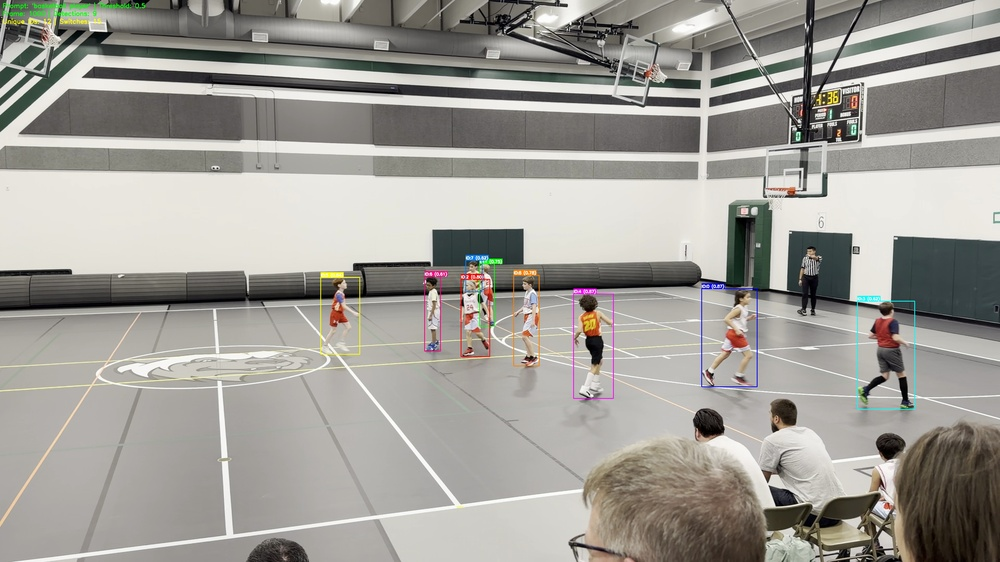
#> input picture backend/sam3_extended_test/basketball_player_t0.5_s1/frame_001000.jpg, 1000 x 562 px, shrunk from 3840 x 2160 before the run
$ python -i court_detector.py   (imports and definitions only)
#> lines starting #> are read from the running program, lines starting #| are printed output that depends on the picture; after the words box and inside, x2 and y2 are one past the last pixel; in counts of white or black regions, pixels touching at a corner belong together
#> further down, picture is the input picture: shape (562, 1000, 3); mean B, G, R 150.8, 156.7, 159.1
"""Basketball court detection using computer vision.

Detects court boundaries using line detection (Hough transform) and edge detection
to create a mask for filtering out-of-court detections (like audience members).
"""

import cv2
import numpy as np
from typing import Any


class CourtDetector:
    """Detects basketball court boundaries in video frames.

    Uses edge detection and Hough line transform to identify court lines,
    then creates a polygon mask of the playing area.
    """

    def __init__(
        self,
        edge_threshold1: int = 50,
        edge_threshold2: int = 150,
        line_threshold: int = 100,
        min_line_length: int = 100,
        max_line_gap: int = 10,
    ) -> None:
        """Initialize the court detector.

        Args:
            edge_threshold1: First threshold for Canny edge detector.
            edge_threshold2: Second threshold for Canny edge detector.
            line_threshold: Accumulator threshold for Hough line detection.
            min_line_length: Minimum line length for Hough lines.
            max_line_gap: Maximum gap between line segments.
        """
        self._edge_threshold1 = edge_threshold1
        self._edge_threshold2 = edge_threshold2
        self._line_threshold = line_threshold
        self._min_line_length = min_line_length
        self._max_line_gap = max_line_gap
        self._last_mask: np.ndarray | None = None

    def detect_court_mask(self, frame: Any) -> np.ndarray:
        """Detect court boundaries and create a binary mask.

        Args:
            frame: Input frame as numpy array (HxWxC, BGR format from OpenCV).

        Returns:
            Binary mask where court area is 255, rest is 0 (HxW).
        """
        if not isinstance(frame, np.ndarray):
            raise ValueError("Frame must be a numpy array")

        height, width = frame.shape[:2]
#> height = 562; width = 1000

        # Convert to grayscale
        gray = cv2.cvtColor(frame, cv2.COLOR_BGR2GRAY)
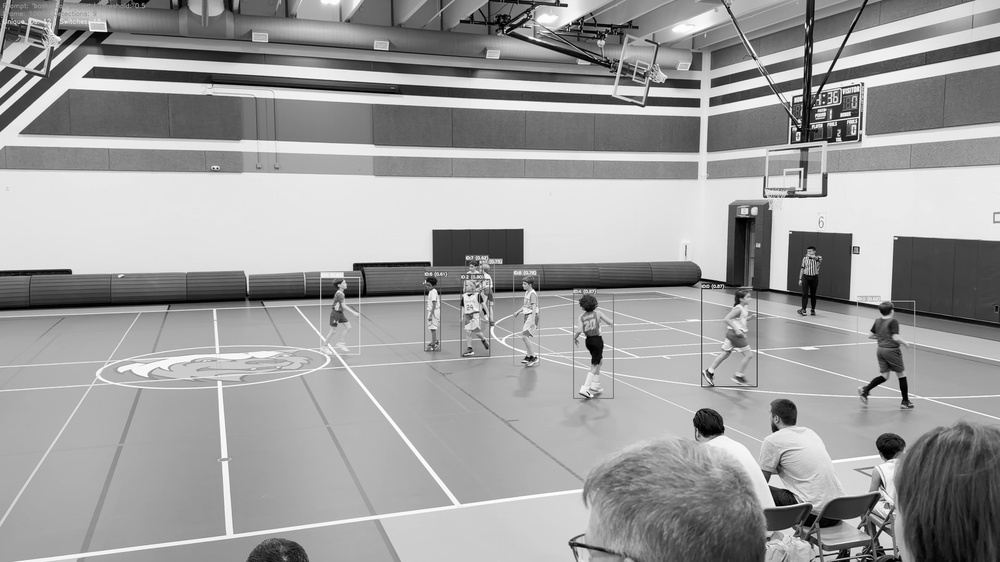
#> gray: shape (562, 1000); min 0, max 255, mean 156.8

        # Apply Gaussian blur to reduce noise
        blurred = cv2.GaussianBlur(gray, (5, 5), 0)

        # Edge detection
        edges = cv2.Canny(blurred, self._edge_threshold1, self._edge_threshold2)
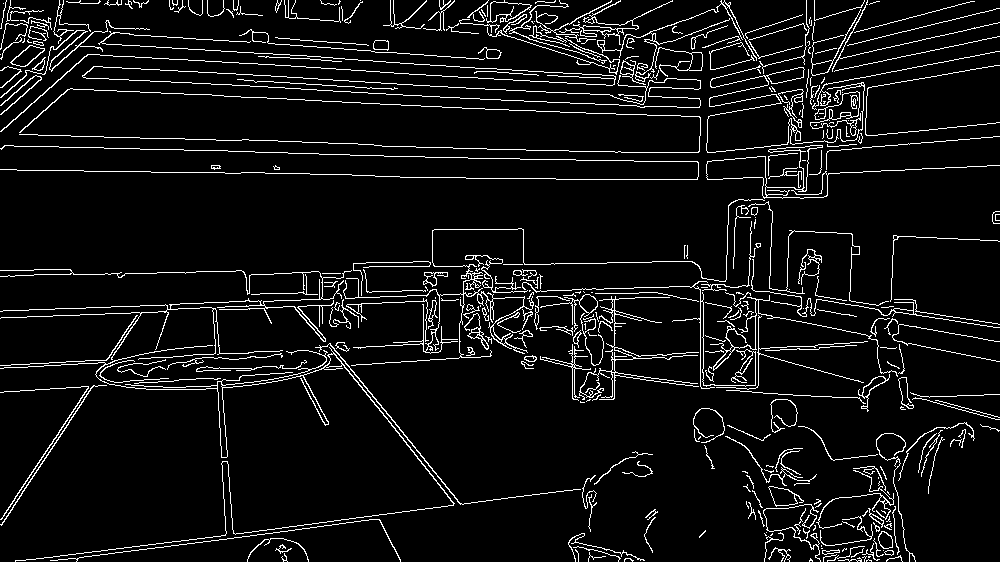
#> edges: shape (562, 1000); 6.7% white in thin lines or dots

        # Detect lines using Hough transform
        lines = cv2.HoughLinesP(
            edges,
            rho=1,
            theta=np.pi / 180,
            threshold=self._line_threshold,
            minLineLength=self._min_line_length,
            maxLineGap=self._max_line_gap,
        )
#> lines = 68 rows, first 6: [237, 301, 649, 287], [87, 171, 200, 172], [181, 82, 402, 94], [0, 365, 121, 359], [425, 64, 567, 73], [275, 44, 483, 59]

        if lines is None or len(lines) == 0:
            # No court detected - use fallback mask
            return self._get_fallback_mask(height, width)

        # Find court boundary by analyzing line positions
        # Basketball courts typically have strong horizontal and vertical lines
        boundary_points = self._extract_court_boundary(lines, width, height)

        if boundary_points is None:
            # Couldn't determine court - use fallback mask
            return self._get_fallback_mask(height, width)

        # Create mask from boundary polygon
        mask = np.zeros((height, width), dtype=np.uint8)
        cv2.fillPoly(mask, [boundary_points], 255)

        # Cache successful detection for future fallback
        self._last_mask = mask.copy()

        return mask

    def _extract_court_boundary(
        self, lines: np.ndarray, width: int, height: int
    ) -> np.ndarray | None:
        """Extract court boundary polygon from detected lines.

        Args:
            lines: Detected lines from Hough transform [(x1, y1, x2, y2), ...].
            width: Frame width.
            height: Frame height.

        Returns:
            Array of boundary points [(x, y), ...] or None if can't determine.
        """
#> called with lines = array of shape (68, 1, 4), width = 1000, height = 562
        # Separate horizontal and vertical lines
        horizontal_lines = []
        vertical_lines = []

        for line in lines:
            x1, y1, x2, y2 = line[0]
            angle = abs(np.arctan2(y2 - y1, x2 - x1) * 180 / np.pi)

            # Lines close to horizontal (0 or 180 degrees)
            if angle < 20 or angle > 160:
                horizontal_lines.append((x1, y1, x2, y2))
            # Lines close to vertical (90 degrees)
            elif 70 < angle < 110:
                vertical_lines.append((x1, y1, x2, y2))
#> this loop made 68 passes
#> (x1, y1, x2, y2, angle) on passes 1 to 12: (237, 301, 649, 287, 1.95), (87, 171, 200, 172, 0.507), (181, 82, 402, 94, 3.11), (0, 365, 121, 359, 2.84), (425, 64, 567, 73, 3.63), (275, 44, 483, 59, 4.12), (287, 99, 389, 104, 2.81), (1, 317, 166, 311, 2.08), (425, 157, 707, 162, 1.02), (270, 64, 498, 79, 3.76), (503, 264, 692, 261, 0.909), (496, 89, 645, 96, 2.69)
#> after the loop, horizontal_lines = 60 items, first 6: (237, 301, 649, 287), (87, 171, 200, 172), (181, 82, 402, 94), (0, 365, 121, 359), (425, 64, 567, 73), (275, 44, 483, 59); vertical_lines = [(700, 386, 700, 268), (216, 358, 226, 539), (221, 382, 232, 529)]

        if len(horizontal_lines) < 2 or len(vertical_lines) < 2:
            # Not enough lines to determine court
            return None

        # Find extreme positions
        # Top line: minimum y among horizontal lines
        # Bottom line: maximum y among horizontal lines
        # Left line: minimum x among vertical lines
        # Right line: maximum x among vertical lines

        h_y_coords = [min(y1, y2) for x1, y1, x2, y2 in horizontal_lines]
#> h_y_coords = 60 values, max 525 at index 19, min 1 at index 35, mean 180.5
        h_y_coords.extend([max(y1, y2) for x1, y1, x2, y2 in horizontal_lines])

        v_x_coords = [min(x1, x2) for x1, y1, x2, y2 in vertical_lines]
#> v_x_coords = [700, 216, 221]
        v_x_coords.extend([max(x1, x2) for x1, y1, x2, y2 in vertical_lines])

        # Use percentiles to be robust against outliers
        top = int(np.percentile(h_y_coords, 10))  # 10th percentile
#> top = 36
        bottom = int(np.percentile(h_y_coords, 90))  # 90th percentile
#> bottom = 384
        left = int(np.percentile(v_x_coords, 10))
#> left = 218
        right = int(np.percentile(v_x_coords, 90))
#> right = 700

        # Add margin to be more inclusive (capture full court)
        margin = 20
        top = max(0, top - margin)
#> top = 16
        bottom = min(height, bottom + margin)
#> bottom = 404
        left = max(0, left - margin)
#> left = 198
        right = min(width, right + margin)
#> right = 720

        # Create rectangular boundary
        boundary = np.array(
            [
                [left, top],
                [right, top],
                [right, bottom],
                [left, bottom],
            ],
            dtype=np.int32,
        )
#> boundary = [[198, 16], [720, 16], [720, 404], [198, 404]]

        return boundary

    # [108 lines left out: functions _conservative_fallback_mask, _get_fallback_mask, is_point_in_court, is_bbox_in_court, not called in this run]

>>> import cv2
>>> picture = cv2.imread('../../sam3_extended_test/basketball_player_t0.5_s1/frame_001000.jpg')
>>> result = CourtDetector().detect_court_mask(picture)
#> in detect_court_mask, `cv2.fillPoly(mask, [boundary_points], 255)`:
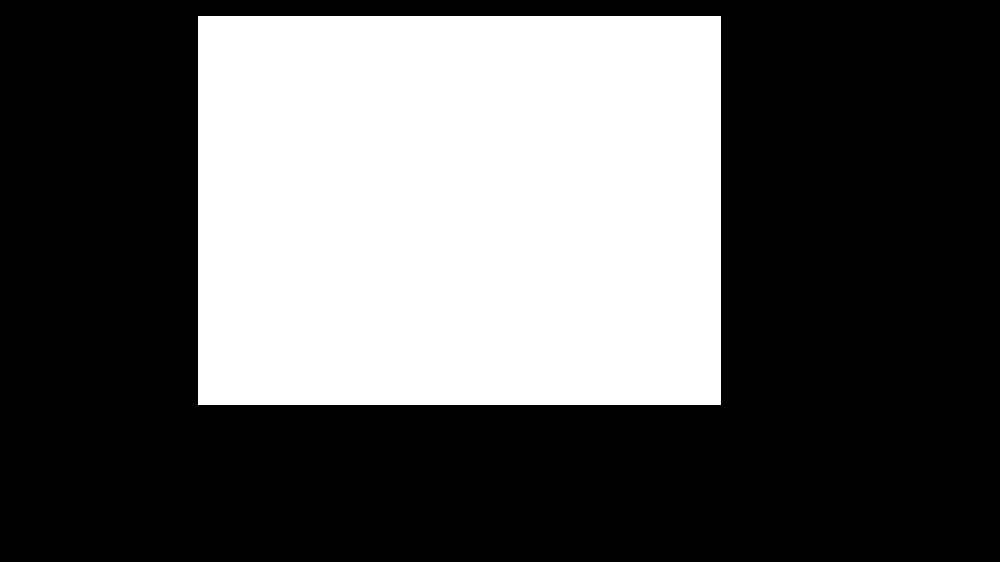
#> mask: shape (562, 1000); 36.2% white; 1 white region, box (x1, y1, x2, y2) and area: (198, 16, 721, 405) 203447
